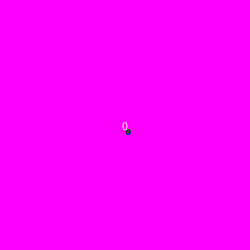
Frame 1 (no input)
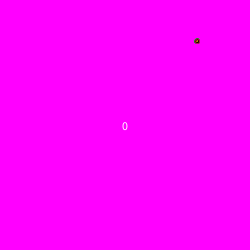
Frame 60 (the mouse pressed at the canvas centre just before this capture)
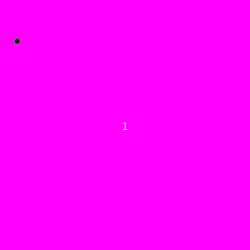
Frame 120 (the mouse held since frame 60 and released just before this capture)

The Processing sketch that drew these frames (run headless with seeded random() and noise(); from frame 60 on, the mouse is pressed at the canvas centre):

// Processing sketch: processing_107573
// ── processing_107573.pde

int click=0;
float birthX;
float birthY;
float restoreX = 3;
float restoreY = 7;

void setup(){
size(250,250);
smooth();

birthX=width/2;
birthY=height/2;
}

void draw(){
background(255,0,255);
birthX = birthX + restoreX;
if (birthX > width) {
restoreX = -restoreX;
}
if (birthX < 0) {
restoreX = -restoreX;
}

birthY = birthY + restoreY;
if (birthY > height) {
restoreY = -restoreY;
}
if (birthY < 0) {
restoreY = -restoreY;
}

noFill();
stroke(0, random(255), 0);
ellipse(birthX, birthY, 5, 5);
stroke(random(255), 0, random(255));
ellipse(birthX, birthY, 4, 4);
stroke(random(255), 0, 0);
ellipse(birthX, birthY, 3, 3);
stroke( 0, 0, random(255));
ellipse(birthX, birthY, 2, 2);
stroke( random(255), random(255), 0);
ellipse(birthX, birthY, 1, 1);


fill(255);
textAlign(CENTER,CENTER);
text(click,width/2,height/2);
}

void mousePressed(){
click= click+1;
}
